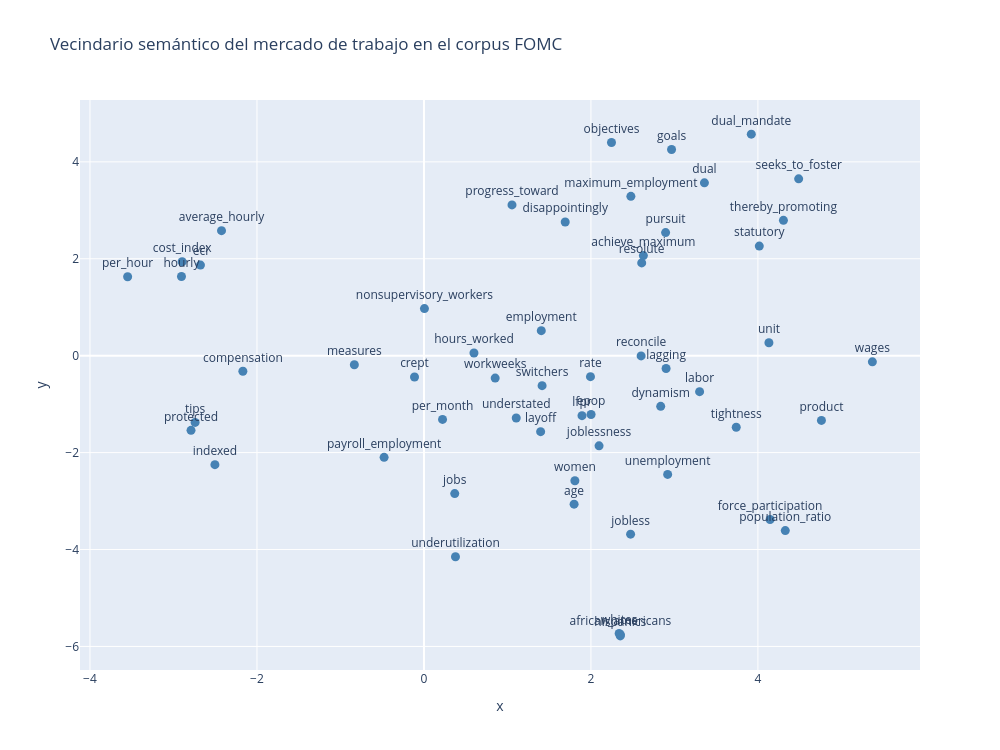

This figure's notebook cell:
### Markdown cell above
Gráfico enfocado en mercado de trabajo

![Vecindario del mercado de trabajo](img/vec_sem_MT.png)

### Code cell
# Vecindario de unemployment: sus términos más similares, más términos laborales del vocabulario
semilla = ['unemployment', 'employment', 'labor', 'compensation', 'maximum_employment']

vecinos = set()
for s in semilla:
    if s in w2v.wv:
        vecinos.add(s)
        for w, _ in w2v.wv.most_similar(s, topn=12):
            vecinos.add(w)

vecinos = [w for w in vecinos if w in w2v.wv]
vec_lab = np.array([w2v.wv[w] for w in vecinos])
print(f"Términos en el vecindario laboral: {len(vecinos)}")

tsne_lab = TSNE(n_components=2, random_state=42,
                perplexity=min(15, len(vecinos)-1), init='pca')
coords_lab = tsne_lab.fit_transform(vec_lab)

fig = px.scatter(x=coords_lab[:,0], y=coords_lab[:,1], text=vecinos,
    title="Vecindario semántico del mercado de trabajo en el corpus FOMC")
fig.update_traces(textposition='top center', marker=dict(size=9, color='steelblue'))
fig.update_layout(height=750, width=1000)
fig.show()

print("\nTérminos incluidos:")
print(", ".join(sorted(vecinos)))

### Figure 1 — Plotly figure (JSON) as saved in the notebook; plotly's stock layout.template omitted (floating-point values rounded to 4 significant figures)
{"data": [{"hovertemplate": "x=%{x}<br>y=%{y}<br>text=%{text}<extra></extra>", "legendgroup": "", "marker": {"color": "steelblue", "size": 9, "symbol": "circle"}, "mode": "markers+text", "name": "", "orientation": "v", "showlegend": false, "text": ["compensation", "reconcile", "crept", "goals", "dual_mandate", "women", "disappointingly", "unemployment", "hourly", "employment", "workweeks", "tightness", "african_americans", "cost_index", "jobless", "dynamism", "understated", "average_hourly", "epop", "per_month", "maximum_employment", "jobs", "layoff", "indexed", "seeks_to_foster", "joblessness", "eci", "population_ratio", "hispanics", "pursuit", "per_hour", "measures", "force_participation", "hours_worked", "labor", "switchers", "unit", "whites", "thereby_promoting", "nonsupervisory_workers", "resolute", "dual", "achieve_maximum", "lagging", "progress_toward", "rate", "tips", "age", "payroll_employment", "objectives", "statutory", "lfpr", "product", "underutilization", "wages", "protected"], "textposition": "top center", "type": "scatter", "x": [-2.169, 2.601, -0.1132, 2.966, 3.921, 1.808, 1.692, 2.919, -2.904, 1.405, 0.8532, 3.74, 2.353, -2.896, 2.475, 2.836, 1.105, -2.425, 2.001, 0.2226, 2.478, 0.3686, 1.398, -2.504, 4.488, 2.097, -2.677, 4.328, 2.351, 2.894, -3.549, -0.8338, 4.146, 0.599, 3.301, 1.415, 4.132, 2.338, 4.305, 0.005939, 2.608, 3.359, 2.628, 2.9, 1.054, 1.994, -2.741, 1.798, -0.4774, 2.246, 4.016, 1.893, 4.761, 0.3776, 5.371, -2.79], "xaxis": "x", "y": [-0.3206, -0.005129, -0.4394, 4.254, 4.572, -2.581, 2.76, -2.449, 1.634, 0.5165, -0.4618, -1.478, -5.756, 1.939, -3.682, -1.045, -1.287, 2.58, -1.212, -1.314, 3.289, -2.845, -1.567, -2.249, 3.65, -1.86, 1.87, -3.609, -5.782, 2.541, 1.628, -0.1878, -3.38, 0.05459, -0.7425, -0.6189, 0.2669, -5.73, 2.793, 0.9724, 1.915, 3.567, 2.066, -0.2633, 3.112, -0.4329, -1.377, -3.064, -2.097, 4.4, 2.262, -1.238, -1.336, -4.149, -0.1275, -1.541], "yaxis": "y"}], "layout": {"height": 750, "legend": {"tracegroupgap": 0}, "title": {"text": "Vecindario semántico del mercado de trabajo en el corpus FOMC"}, "width": 1000, "xaxis": {"anchor": "y", "domain": [0, 1], "title": {"text": "x"}}, "yaxis": {"anchor": "x", "domain": [0, 1], "title": {"text": "y"}}}}
